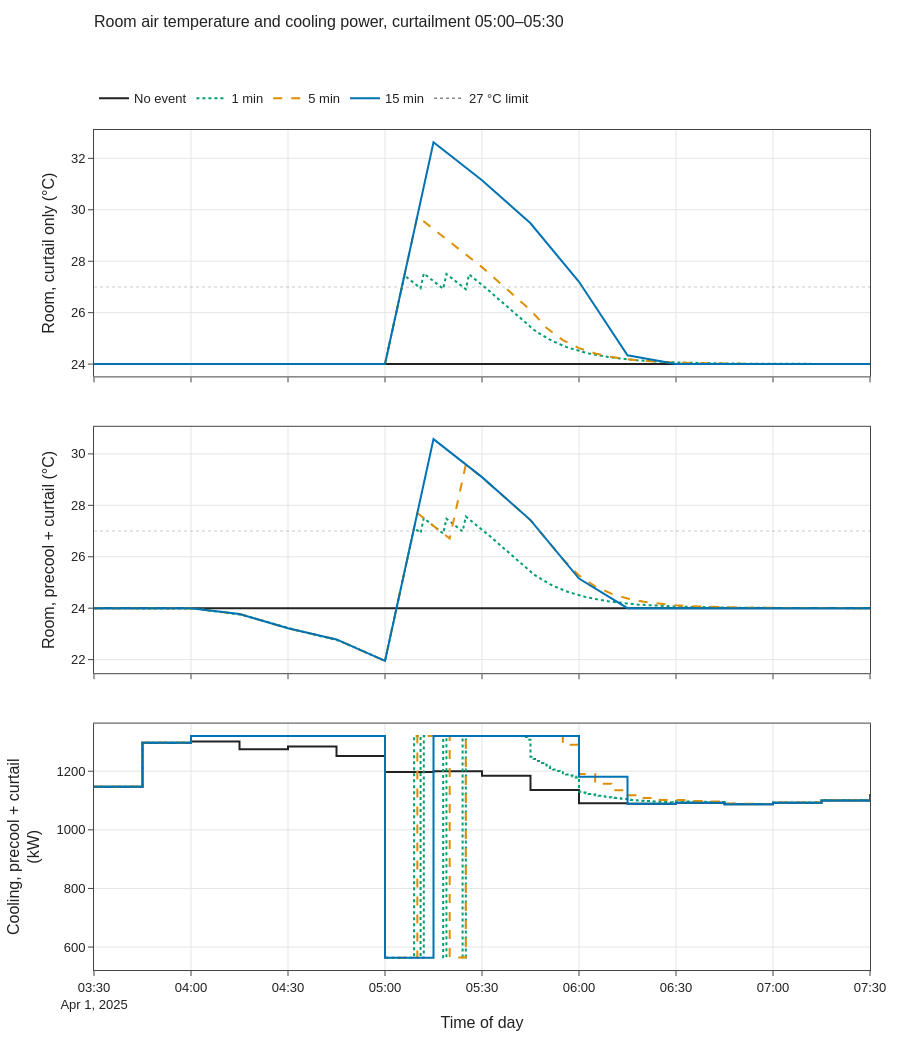

This figure's notebook cell:
### Code cell
win = slice("2025-04-01 03:30", "2025-04-01 07:30")
def panel(case, col):
    out = {"No event": room_base["ts"][col][win]}
    out.update({lbl: room[(case, lbl)]["ts"][col][win] for lbl in ROOM_STEPS_S})
    return out
import plotly.graph_objects as go
fig = vp.stacked_panels([
    ("Room, curtail only (°C)", panel("Curtail", "cooling_room_c")),
    ("Room, precool + curtail (°C)", panel("Precool + curtail", "cooling_room_c")),
    ("Cooling, precool + curtail (kW)", panel("Precool + curtail", "cooling_kw")),
], title="Room air temperature and cooling power, curtailment 05:00–05:30",
   shape="linear", row_height=300)
limit = dict(color="#888888", dash="dot", width=1.5)
for row in (1, 2):
    fig.add_hline(y=ROOM["t_max_c"], line=limit, row=row, col=1)
fig.add_trace(go.Scatter(x=[None], y=[None], mode="lines", line=limit, name="27 °C limit"), row=1, col=1)
fig.update_traces(line_shape="hv", row=3, col=1)
vp.save(fig, OUT / "room_curtailment", png=True)
fig.show()
